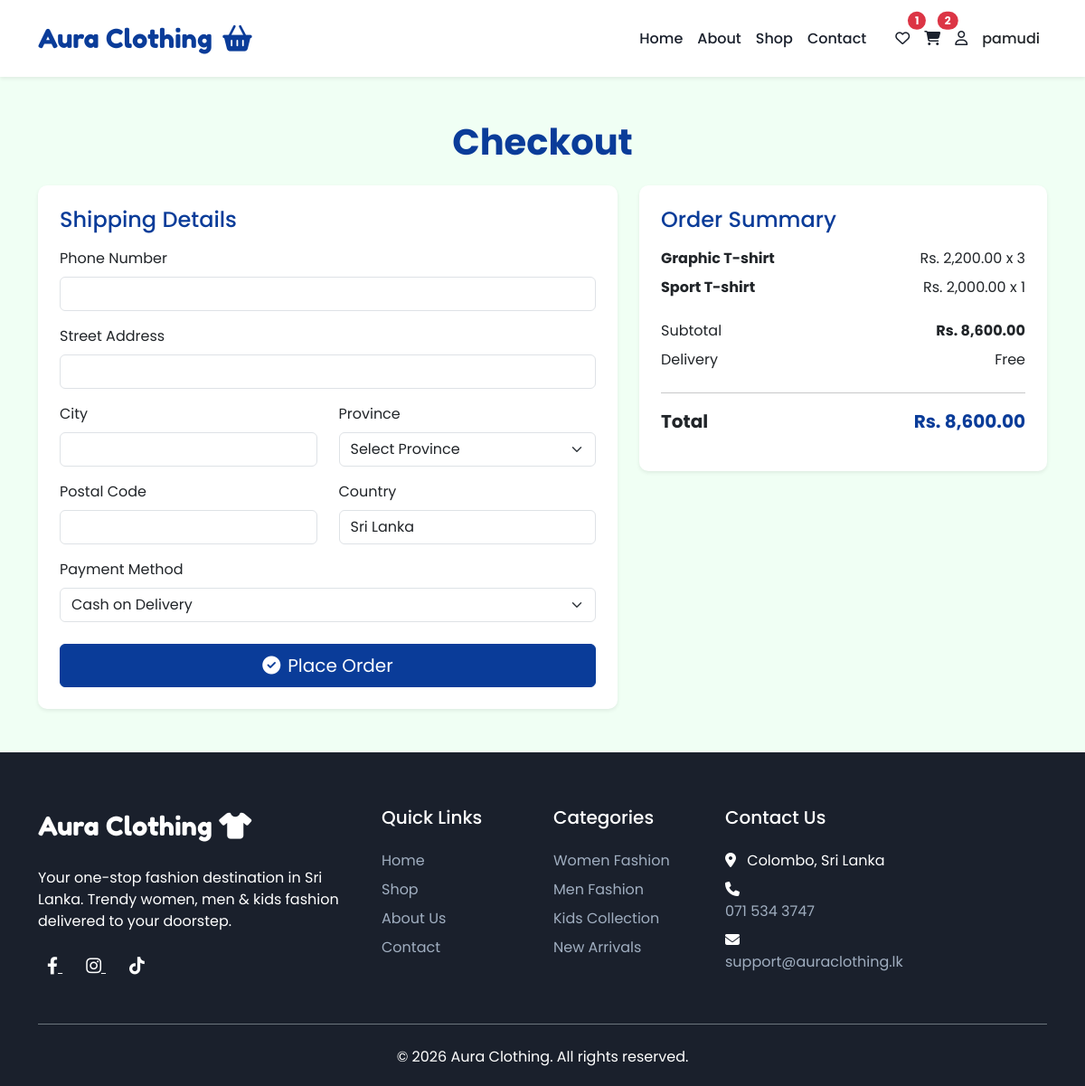
Screenshot of /views/checkout.php (signed in) with the database file from the repository.
### tables this page shows
CREATE TABLE `cart` (
  `cart_id` int(11) NOT NULL,
  `user_id` int(11) DEFAULT NULL,
  `product_id` int(11) DEFAULT NULL,
  `quantity` int(11) DEFAULT 1,
  `added_at` timestamp NOT NULL DEFAULT current_timestamp()
);

CREATE TABLE `products` (
  `id` int(11) NOT NULL,
  `category_id` int(11) DEFAULT NULL,
  `name` varchar(255) NOT NULL,
  `description` text DEFAULT NULL,
  `price` decimal(10,2) NOT NULL,
  `qty` int(11) DEFAULT 0,
  `image` varchar(255) DEFAULT NULL,
  `created_at` timestamp NOT NULL DEFAULT current_timestamp()
);

### views/checkout.php (the view, shortened to what this page needs)
<?php
    include '../config/db.php';
    $user_id = $_SESSION['user_id'];
    $cart_total = 0;
    $stmt = $conn->prepare('
        SELECT c.cart_id, c.quantity, p.id as product_id, p.name, p.price, p.qty as stock
        FROM cart c
        JOIN products p ON c.product_id = p.id
        WHERE c.user_id = ?
        ORDER BY c.added_at DESC
    ');
    $stmt->execute([$user_id]);
    $cart_items = $stmt->fetchAll(PDO::FETCH_ASSOC);
    foreach ($cart_items as $item) {
        $cart_total += $item['price'] * $item['quantity'];
    }
?>
<!DOCTYPE html>
<html lang="en">
<head>
  <link href="https://cdn.jsdelivr.net/npm/bootstrap@5.3.2/dist/css/bootstrap.min.css" rel="stylesheet">
  <link rel="stylesheet" href="https://cdnjs.cloudflare.com/ajax/libs/font-awesome/6.4.0/css/all.min.css">
</head>
<body>
 <?php include_once('../includes/nav.php'); ?>
<section class="checkout-hero-section py-5">
  <div class="container">
    <h1 class="mb-4 text-center text-primary fw-bold">Checkout</h1>
    <div class="row g-4 align-items-start">
      <div class="col-lg-7">
        <div class="card shadow-sm border-0 p-4 checkout-form-card">
           <h4 class="mb-3 text-primary">Shipping Details</h4>
          <form method="post" action="">
            <div class="mb-3">
              <label for="checkoutPhone" class="form-label">Phone Number</label>
              <input type="tel" class="form-control" id="checkoutPhone" name="phone" pattern="[0-9]{10}" title="Please enter a valid 10-digit phone number" value="<?php echo isset($_POST['phone']) ? htmlspecialchars($_POST['phone']) : ''; ?>" required autocomplete="off">
            </div>
            <div class="row">
              <div class="col-12 mb-3">
                <label for="street" class="form-label">Street Address</label>
                <input type="text" class="form-control" id="street" name="street" value="<?php echo isset($_POST['street']) ? htmlspecialchars($_POST['street']) : ''; ?>" required autocomplete="off">
              </div>
              <div class="col-md-6 mb-3">
                <label for="city" class="form-label">City</label>
                <input type="text" class="form-control" id="city" name="city" value="<?php echo isset($_POST['city']) ? htmlspecialchars($_POST['city']) : ''; ?>" required autocomplete="off">
              </div>
              <div class="col-md-6 mb-3">
                <label for="province" class="form-label">Province</label>
                <select class="form-select" id="province" name="province" required>
                  <option value="" disabled <?php echo !isset($_POST['province']) ? 'selected' : ''; ?>>Select Province</option>
                </select>
              </div>
              <div class="col-md-6 mb-3">
                <label for="postalCode" class="form-label">Postal Code</label>
                <input type="text" class="form-control" id="postalCode" name="postal_code" pattern="[0-9]{5}" title="Please enter a valid 5-digit postal code" value="<?php echo isset($_POST['postal_code']) ? htmlspecialchars($_POST['postal_code']) : ''; ?>" required autocomplete="off">
              </div>
              <div class="col-md-6 mb-3">
                <label for="country" class="form-label">Country</label>
                <input type="text" class="form-control" id="country" name="country" value="Sri Lanka" readonly>
              </div>
            </div>
            <div class="mb-3">
              <label class="form-label" for="paymentMethod">Payment Method</label>
              <select class="form-select" id="paymentMethod" name="payment_method" required>
                <option value="cod" <?php echo (isset($_POST['payment_method']) && $_POST['payment_method'] === 'cod') ? 'selected' : ''; ?>>Cash on Delivery</option>
              </select>
            </div>
            <button class="btn btn-primary w-100 py-2 fs-5 mt-2" type="submit" <?php echo empty($cart_items) ? 'disabled' : ''; ?>>
              <i class="fa fa-check-circle me-2"></i>Place Order
            </button>
          </form>
        </div>
      </div>
      <div class="col-lg-5">
        <div class="cart-summary card shadow-sm border-0 p-4 sticky-top" style="top: 100px;">
          <h4 class="mb-3 text-primary">Order Summary</h4>
          <?php if (empty($cart_items)): ?>            <div class="text-center py-4">
              <i class="fas fa-shopping-cart fa-3x text-muted mb-3"></i>
              <h5 class="text-primary">Your cart is empty</h5><a href="shop.php" class="btn btn-primary mt-3">
                <i class="fas fa-shopping-bag me-2"></i>Continue Shopping
              </a>
            </div>
          <?php else: ?>
            <div class="mb-3">
              <?php foreach ($cart_items as $item): ?>
                <div class="d-flex justify-content-between align-items-center mb-2">
                  <span class="fw-bold"><?php echo htmlspecialchars($item['name']); ?></span>
                  <span>Rs. <?php echo number_format($item['price'], 2); ?> x <?php echo $item['quantity']; ?></span>
                </div>
              <?php endforeach; ?>
            </div>
            <div class="d-flex justify-content-between mb-2">
              <span>Subtotal</span>
              <span class="fw-bold">Rs. <?php echo number_format($cart_total, 2); ?></span>
            </div>
            <div class="d-flex justify-content-between mb-2">
              <span>Delivery</span>
              <span>Free</span>
            </div>
            <hr>
            <div class="d-flex justify-content-between mb-3">
              <span class="fs-5 fw-bold">Total</span>
              <span class="fs-5 fw-bold text-success">Rs. <?php echo number_format($cart_total, 2); ?></span>
            </div>
          <?php endif; ?>
        </div>
      </div>
    </div>
  </div>
</section>
 <?php include_once('../includes/footer.php'); ?>
</body>
</html>

### views/checkout.php (style rules this page uses)
:root { --primary: #0a3c99; --secondary: #005ce7; --light: #F0FFF4; --accent: #282be0; --dark: #1A202C; }
body { font-family: 'Poppins', sans-serif; background-color: #f8fafc; }
.btn-primary { background-color: var(--primary); border-color: var(--primary); }
.text-primary { color: var(--primary) !important; }
.checkout-hero-section { background-color: var(--light); padding: 3rem 0; }
.checkout-form-card { border-radius: 10px; overflow: hidden; transition: transform 0.3s, box-shadow 0.3s; }
.cart-summary { background-color: white; border-radius: 10px; transition: transform 0.3s, box-shadow 0.3s; }
.text-success { color: var(--primary) !important; }

### rows the page displays
cart: product.name "Graphic T-shirt", product.price "2,200.00", quantity "3"
cart: product.name "Sport T-shirt", product.price "2,000.00", quantity "1"

### other values shown
$wishlistCount "1"
$cartCount "2"
$_SESSION['name'] "pamudi"
$cart_total "8,600.00"
